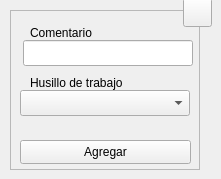
  <widget class="QWidget" name="centralwidget">
   <widget class="QFrame" name="frame">
    <property name="geometry">
     <rect>
      <x>10</x>
      <y>10</y>
      <width>190</width>
      <height>160</height>
     </rect>
    </property>
    <property name="sizePolicy">
     <sizepolicy hsizetype="Fixed" vsizetype="Fixed">
      <horstretch>0</horstretch>
      <verstretch>0</verstretch>
     </sizepolicy>
    </property>
    <property name="minimumSize">
     <size>
      <width>190</width>
      <height>160</height>
     </size>
    </property>
    <property name="maximumSize">
     <size>
      <width>190</width>
      <height>160</height>
     </size>
    </property>
    <property name="frameShape">
     <enum>QFrame::StyledPanel</enum>
    </property>
    <property name="frameShadow">
     <enum>QFrame::Raised</enum>
    </property>
    <widget class="QLineEdit" name="tbx_com">
     <property name="geometry">
      <rect>
       <x>13</x>
       <y>30</y>
       <width>170</width>
       <height>26</height>
      </rect>
     </property>
     <property name="minimumSize">
      <size>
       <width>170</width>
       <height>0</height>
      </size>
     </property>
     <property name="maximumSize">
      <size>
       <width>170</width>
       <height>16777215</height>
      </size>
     </property>
     <property name="toolTip">
      <string>Digite el texto del comentario</string>
     </property>
     <property name="statusTip">
      <string/>
     </property>
     <property name="alignment">
      <set>Qt::AlignCenter</set>
     </property>
     <property name="placeholderText">
      <string/>
     </property>
    </widget>
    <widget class="QLabel" name="lbl_com">
     <property name="enabled">
      <bool>true</bool>
     </property>
     <property name="geometry">
      <rect>
       <x>20</x>
       <y>10</y>
       <width>73</width>
       <height>26</height>
      </rect>
     </property>
     <property name="text">
      <string>Comentario</string>
     </property>
     <property name="buddy">
      <cstring>lbl_com</cstring>
     </property>
    </widget>
    <widget class="QLabel" name="lbl_sde">
     <property name="enabled">
      <bool>true</bool>
     </property>
     <property name="geometry">
      <rect>
       <x>20</x>
       <y>60</y>
       <width>111</width>
       <height>26</height>
      </rect>
     </property>
     <property name="text">
      <string>Husillo de trabajo</string>
     </property>
     <property name="buddy">
      <cstring>lbl_sde</cstring>
     </property>
    </widget>
    <widget class="QComboBox" name="cbx_sde">
     <property name="geometry">
      <rect>
       <x>10</x>
       <y>80</y>
       <width>170</width>
       <height>26</height>
      </rect>
     </property>
     <property name="minimumSize">
      <size>
       <width>170</width>
       <height>26</height>
      </size>
     </property>
     <property name="maximumSize">
      <size>
       <width>170</width>
       <height>16777215</height>
      </size>
     </property>
     <property name="toolTip">
      <string>Seleccione el husillo de trabajo a utilizar</string>
     </property>
    </widget>
    <widget class="QPushButton" name="btn_save">
     <property name="geometry">
      <rect>
       <x>10</x>
       <y>130</y>
       <width>171</width>
       <height>24</height>
      </rect>
     </property>
     <property name="sizePolicy">
      <sizepolicy hsizetype="Expanding" vsizetype="Expanding">
       <horstretch>0</horstretch>
       <verstretch>0</verstretch>
      </sizepolicy>
     </property>
     <property name="minimumSize">
      <size>
       <width>88</width>
       <height>0</height>
      </size>
     </property>
     <property name="toolTip">
      <string>Agregar los datos al programa CNC</string>
     </property>
     <property name="statusTip">
      <string/>
     </property>
     <property name="text">
      <string>Agregar</string>
     </property>
     <property name="shortcut">
      <string>Ctrl+S</string>
     </property>
     <property name="autoDefault">
      <bool>true</bool>
     </property>
    </widget>
    <zorder>tbx_com</zorder>
    <zorder>lbl_com</zorder>
    <zorder>cbx_sde</zorder>
    <zorder>lbl_sde</zorder>
    <zorder>btn_save</zorder>
   </widget>
   <widget class="QToolButton" name="btn_help">
    <property name="geometry">
     <rect>
      <x>183</x>
      <y>-2</y>
      <width>29</width>
      <height>29</height>
     </rect>
    </property>
    <property name="font">
     <font>
      <pointsize>20</pointsize>
      <bold>true</bold>
     </font>
    </property>
    <property name="text">
     <string/>
    </property>
    <property name="icon">
     <iconset resource="../Gcode Editor 2.0/resources.qrc">
      <normaloff>:/icons/resources/question.png</normaloff>
      <normalon>:/icons/resources/question.png</normalon>
      <disabledoff>:/icons/resources/question.png</disabledoff>
      <disabledon>:/icons/resources/question.png</disabledon>
      <activeoff>:/icons/resources/question.png</activeoff>
      <activeon>:/icons/resources/question.png</activeon>
      <selectedoff>:/icons/resources/question.png</selectedoff>
      <selectedon>:/icons/resources/question.png</selectedon>:/icons/resources/question.png</iconset>
    </property>
    <property name="iconSize">
     <size>
      <width>20</width>
      <height>20</height>
     </size>
    </property>
    <property name="shortcut">
     <string>F1</string>
    </property>
   </widget>
  </widget>
